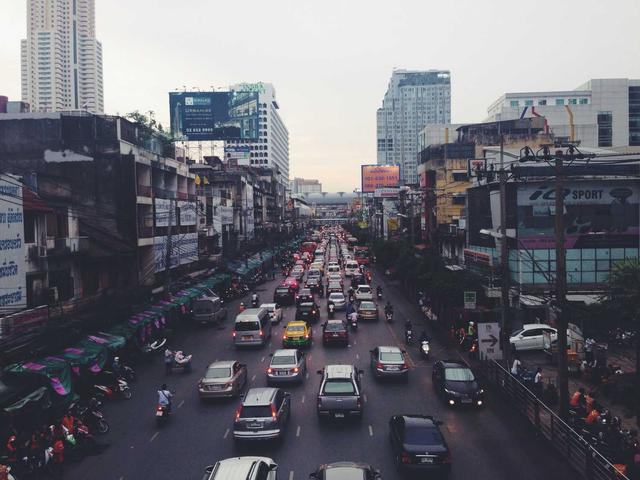
#> input picture 01_sift/images/input_image.jpg, 640 x 480 px
$ python sift_scale_factor_real.py
#> lines starting #> are read from the running program, lines starting #| are printed output that depends on the picture
"""
Generate Scale Factor visualization using REAL image and keypoints.
Shows octave resolution hierarchy and coordinate transformation.
"""

import numpy as np
from PIL import Image
import matplotlib.pyplot as plt
import matplotlib.patches as patches
from scipy.ndimage import gaussian_filter
import os

def load_image():
    """Load the input image."""
    img_path = '../images/input_image.jpg'
    if os.path.exists(img_path):
        return np.array(Image.open(img_path).convert('L'))
    raise FileNotFoundError("input_image.jpg not found")

def build_gaussian_pyramid(img, n_octaves=3, n_scales=4, sigma=1.6, k=np.sqrt(2)):
    """Build Gaussian scale-space pyramid."""
    pyramid = []
    current = img.astype(np.float64)

    for octave in range(n_octaves):
        octave_imgs = []
        for scale in range(n_scales):
            sig = sigma * (k ** scale)
            blurred = gaussian_filter(current, sigma=sig)
            octave_imgs.append(blurred)
        pyramid.append(octave_imgs)
        current = current[::2, ::2]

    return pyramid

def compute_dog(pyramid):
    """Compute Difference of Gaussians."""
    dog_pyramid = []
    for octave_imgs in pyramid:
        dog_octave = []
        for i in range(len(octave_imgs) - 1):
            dog = octave_imgs[i + 1] - octave_imgs[i]
            dog_octave.append(dog)
        dog_pyramid.append(dog_octave)
    return dog_pyramid

def detect_extrema_per_octave(dog_pyramid):
    """Detect scale-space extrema, return keypoints per octave."""
    keypoints_per_octave = [[], [], []]

    for octave_idx, dog_octave in enumerate(dog_pyramid):
        scale_factor = 2 ** octave_idx

        for scale_idx in range(1, len(dog_octave) - 1):
            prev_dog = dog_octave[scale_idx - 1]
            curr_dog = dog_octave[scale_idx]
            next_dog = dog_octave[scale_idx + 1]

            h, w = curr_dog.shape

            for y in range(1, h - 1):
                for x in range(1, w - 1):
                    val = curr_dog[y, x]

                    neighbors = []
                    for dy in [-1, 0, 1]:
                        for dx in [-1, 0, 1]:
                            neighbors.append(prev_dog[y + dy, x + dx])
                            if dy != 0 or dx != 0:
                                neighbors.append(curr_dog[y + dy, x + dx])
                            neighbors.append(next_dog[y + dy, x + dx])

                    if val > max(neighbors) or val < min(neighbors):
                        # Store local coordinates and original coordinates
                        keypoints_per_octave[octave_idx].append({
                            'local_x': x,
                            'local_y': y,
                            'orig_x': x * scale_factor,
                            'orig_y': y * scale_factor,
                            'octave': octave_idx,
                            'response': abs(val)
                        })

    return keypoints_per_octave

def plot_scale_factor_visualization(img, pyramid, keypoints_per_octave):
    """Create scale factor visualization with real image."""

    fig = plt.figure(figsize=(20, 16))

    # Main title
    fig.suptitle('SIFT Scale Factor: Octave Resolution & Coordinate Transformation',
                 fontsize=18, fontweight='bold', y=0.98)

    # Create grid layout
    gs = fig.add_gridspec(2, 2, hspace=0.3, wspace=0.25,
                          left=0.05, right=0.95, top=0.92, bottom=0.05)

    # Colors for octaves
    colors = ['#E74C3C', '#27AE60', '#3498DB']  # Red, Green, Blue
    octave_names = ['OCTAVE 0\n(Full Resolution)', 'OCTAVE 1\n(Half Resolution)', 'OCTAVE 2\n(Quarter Resolution)']

    # ============================================
    # TOP LEFT: Octave Resolution Hierarchy
    # ============================================
    ax1 = fig.add_subplot(gs[0, 0])
    ax1.set_xlim(0, 100)
    ax1.set_ylim(0, 100)
    ax1.set_aspect('equal')
    ax1.axis('off')
    ax1.set_title('Octave Resolution Hierarchy', fontsize=14, fontweight='bold', pad=10)

    h, w = img.shape

    # Octave 0 - Full
    rect0 = patches.FancyBboxPatch((5, 55), 40, 40, boxstyle="round,pad=0.02",
                                    facecolor=colors[0], edgecolor='black', linewidth=2, alpha=0.8)
    ax1.add_patch(rect0)
    ax1.text(25, 75, f'OCTAVE 0\n{w}×{h}\n(Full)', ha='center', va='center',
             fontsize=11, fontweight='bold', color='white')
    ax1.text(50, 75, 'Scale: ×1', ha='left', va='center', fontsize=11, fontweight='bold')

    # Arrow down
    ax1.annotate('', xy=(25, 52), xytext=(25, 55),
                arrowprops=dict(arrowstyle='->', color='black', lw=2))
    ax1.text(28, 53, '÷2', fontsize=10, fontweight='bold')

    # Octave 1 - Half
    rect1 = patches.FancyBboxPatch((15, 28), 30, 22, boxstyle="round,pad=0.02",
                                    facecolor=colors[1], edgecolor='black', linewidth=2, alpha=0.8)
    ax1.add_patch(rect1)
    ax1.text(30, 39, f'OCTAVE 1\n{w//2}×{h//2}', ha='center', va='center',
             fontsize=10, fontweight='bold', color='white')
    ax1.text(50, 39, 'Scale: ×2', ha='left', va='center', fontsize=11, fontweight='bold')

    # Arrow down
    ax1.annotate('', xy=(30, 25), xytext=(30, 28),
                arrowprops=dict(arrowstyle='->', color='black', lw=2))
    ax1.text(33, 26, '÷2', fontsize=10, fontweight='bold')

    # Octave 2 - Quarter
    rect2 = patches.FancyBboxPatch((22, 8), 20, 15, boxstyle="round,pad=0.02",
                                    facecolor=colors[2], edgecolor='black', linewidth=2, alpha=0.8)
    ax1.add_patch(rect2)
    ax1.text(32, 15, f'OCTAVE 2\n{w//4}×{h//4}', ha='center', va='center',
             fontsize=9, fontweight='bold', color='white')
    ax1.text(50, 15, 'Scale: ×4', ha='left', va='center', fontsize=11, fontweight='bold')

    # ============================================
    # TOP RIGHT: Coordinate Transformation (Real)
    # ============================================
    ax2 = fig.add_subplot(gs[0, 1])
    ax2.set_title('Coordinate Transformation to Original Image', fontsize=14, fontweight='bold', pad=10)

    # Show original image
    ax2.imshow(img, cmap='gray', alpha=0.5)

    # Pick 3 sample keypoints (one from each octave)
    sample_kps = []
    for oct_idx in range(3):
        if keypoints_per_octave[oct_idx]:
            # Find a keypoint in the middle region
            kps = keypoints_per_octave[oct_idx]
            best_kp = None
            for kp in kps:
                x, y = kp['orig_x'], kp['orig_y']
                if 100 < x < w - 100 and 100 < y < h - 100:
                    best_kp = kp
                    break
            if best_kp is None and kps:
                best_kp = kps[len(kps)//2]
            if best_kp:
                sample_kps.append(best_kp)

    # Draw keypoints with transformation arrows
    sizes = [8, 12, 18]
    for i, kp in enumerate(sample_kps):
        octave = kp['octave']
        local_x, local_y = kp['local_x'], kp['local_y']
        orig_x, orig_y = kp['orig_x'], kp['orig_y']
        scale_factor = 2 ** octave

        # Draw on original image
        circle = plt.Circle((orig_x, orig_y), sizes[octave],
                           color=colors[octave], fill=False, linewidth=3)
        ax2.add_patch(circle)
        ax2.plot(orig_x, orig_y, 'o', color=colors[octave], markersize=6)

        # Add label
        ax2.annotate(f'Oct {octave}: ({local_x},{local_y}) ×{scale_factor} → ({orig_x},{orig_y})',
                    xy=(orig_x, orig_y), xytext=(orig_x + 20, orig_y - 30),
                    fontsize=9, fontweight='bold', color=colors[octave],
                    bbox=dict(boxstyle='round', facecolor='white', alpha=0.8),
                    arrowprops=dict(arrowstyle='->', color=colors[octave], lw=1.5))

    ax2.set_xlim(0, w)
    ax2.set_ylim(h, 0)
    ax2.axis('off')

    # ============================================
    # BOTTOM LEFT: Scale Factor Table with Real Numbers
    # ============================================
    ax3 = fig.add_subplot(gs[1, 0])
    ax3.set_xlim(0, 100)
    ax3.set_ylim(0, 100)
    ax3.axis('off')
    ax3.set_title('Scale Factor Table (Real Image)', fontsize=14, fontweight='bold', pad=10)

    # Table header
    header_y = 90
    ax3.text(12, header_y, 'Octave', ha='center', va='center', fontsize=11, fontweight='bold')
    ax3.text(35, header_y, 'Resolution', ha='center', va='center', fontsize=11, fontweight='bold')
    ax3.text(58, header_y, 'Scale', ha='center', va='center', fontsize=11, fontweight='bold')
    ax3.text(82, header_y, 'Transform', ha='center', va='center', fontsize=11, fontweight='bold')

    # Header line
    ax3.axhline(y=85, xmin=0.02, xmax=0.98, color='black', linewidth=2)

    # Table rows
    rows = [
        ('0', f'{w} × {h}', '×1', '(x,y) → (x,y)'),
        ('1', f'{w//2} × {h//2}', '×2', '(x,y) → (2x,2y)'),
        ('2', f'{w//4} × {h//4}', '×4', '(x,y) → (4x,4y)'),
    ]

    for i, (oct, res, scale, transform) in enumerate(rows):
        y_pos = 72 - i * 22

        # Background
        rect = patches.FancyBboxPatch((2, y_pos - 8), 96, 18, boxstyle="round,pad=0.01",
                                       facecolor=colors[i], edgecolor='black', linewidth=1, alpha=0.3)
        ax3.add_patch(rect)

        ax3.text(12, y_pos, oct, ha='center', va='center', fontsize=12, fontweight='bold', color=colors[i])
        ax3.text(35, y_pos, res, ha='center', va='center', fontsize=10, fontweight='bold')
        ax3.text(58, y_pos, scale, ha='center', va='center', fontsize=11, fontweight='bold')
        ax3.text(82, y_pos, transform, ha='center', va='center', fontsize=10, fontweight='bold')

    # ============================================
    # BOTTOM RIGHT: Complete Keypoint Combination Flow
    # ============================================
    ax4 = fig.add_subplot(gs[1, 1])
    ax4.set_xlim(0, 100)
    ax4.set_ylim(0, 100)
    ax4.axis('off')
    ax4.set_title('Complete Keypoint Combination Flow', fontsize=14, fontweight='bold', pad=10)

    # Count keypoints per octave
    counts = [len(kps) for kps in keypoints_per_octave]

    # Octave boxes (left side)
    box_x = 5
    for i in range(3):
        y_pos = 75 - i * 28

        # Octave box
        rect = patches.FancyBboxPatch((box_x, y_pos - 8), 22, 18, boxstyle="round,pad=0.02",
                                       facecolor=colors[i], edgecolor='black', linewidth=2, alpha=0.8)
        ax4.add_patch(rect)
        ax4.text(box_x + 11, y_pos, f'Octave {i}\n{counts[i]} KPs',
                ha='center', va='center', fontsize=9, fontweight='bold', color='white')

        # Arrow to scaling
        ax4.annotate('', xy=(35, y_pos), xytext=(28, y_pos),
                    arrowprops=dict(arrowstyle='->', color='black', lw=2))

        # Scale factor box
        scale_factor = 2 ** i
        rect2 = patches.FancyBboxPatch((36, y_pos - 6), 14, 12, boxstyle="round,pad=0.02",
                                        facecolor='white', edgecolor=colors[i], linewidth=2)
        ax4.add_patch(rect2)
        ax4.text(43, y_pos, f'×{scale_factor}', ha='center', va='center',
                fontsize=11, fontweight='bold', color=colors[i])

        # Arrow to combine
        ax4.annotate('', xy=(58, y_pos), xytext=(51, y_pos),
                    arrowprops=dict(arrowstyle='->', color=colors[i], lw=2))

    # Combine box (right side)
    rect_combine = patches.FancyBboxPatch((60, 35), 30, 35, boxstyle="round,pad=0.02",
                                           facecolor='#9B59B6', edgecolor='black', linewidth=3, alpha=0.8)
    ax4.add_patch(rect_combine)
    ax4.text(75, 52, 'COMBINE\nAll Keypoints\non Original\nImage',
            ha='center', va='center', fontsize=10, fontweight='bold', color='white')

    # Total count
    total = sum(counts)
    rect_total = patches.FancyBboxPatch((55, 8), 40, 12, boxstyle="round,pad=0.02",
                                         facecolor='#F39C12', edgecolor='black', linewidth=2)
    ax4.add_patch(rect_total)
    ax4.text(75, 14, f'Total = {counts[0]} + {counts[1]} + {counts[2]} = {total}',
            ha='center', va='center', fontsize=10, fontweight='bold')

    # Arrow from combine to total
    ax4.annotate('', xy=(75, 21), xytext=(75, 34),
                arrowprops=dict(arrowstyle='->', color='black', lw=2))

    plt.savefig('../images/sift_scale_factor_real.png', dpi=150, bbox_inches='tight', facecolor='white')
    plt.close()
    print('Saved: sift_scale_factor_real.png')

def main():
    print("Loading image...")
    img = load_image()
#> in load_image, `return np.array(Image.open(img_path).convert('L'))`:
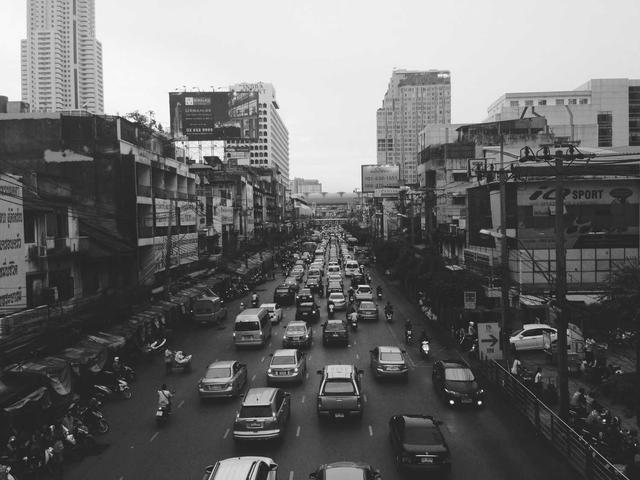
#> returned value: shape (480, 640); min 1, max 255, mean 106.6
    h, w = img.shape
#> h = 480; w = 640
    print(f"Image size: {w} × {h}")
#| Image size: 640 × 480

    print("Building Gaussian pyramid...")
    pyramid = build_gaussian_pyramid(img)
#> the loop in build_gaussian_pyramid, `for octave in range(n_octaves):` made 3 passes
#> pass 1, in build_gaussian_pyramid, `current = current[::2, ::2]`:
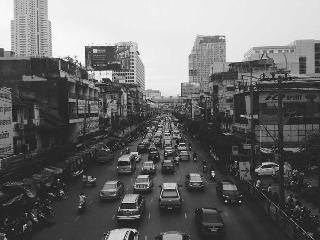
#> current: shape (240, 320) float64; min 1, max 255, mean 106.7
#> pass 2, in build_gaussian_pyramid, `current = current[::2, ::2]`:
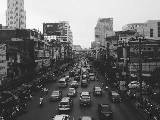
#> current: shape (120, 160) float64; min 13, max 255, mean 106.9
#> pass 3, in build_gaussian_pyramid, `current = current[::2, ::2]`:
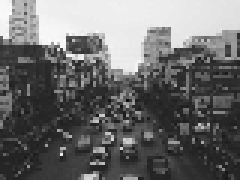
#> current: shape (60, 80) float64 (shown 3 times larger); min 13, max 255, mean 107.9
#> after the loop in build_gaussian_pyramid, `for octave in range(n_octaves):`: pyramid = 3 items
#> pyramid = 3 items

    print("Computing DoG...")
    dog_pyramid = compute_dog(pyramid)
#> the loop in compute_dog, `for octave_imgs in pyramid:` made 3 passes
#> dog_pyramid = 3 items

    print("Detecting keypoints per octave...")
    keypoints_per_octave = detect_extrema_per_octave(dog_pyramid)
#> the loop in detect_extrema_per_octave, `for octave_idx, dog_octave in enumerate(dog_pyramid):` made 3 passes
#> scale_factor on passes 1 to 3: 1, 2, 4
#> keypoints_per_octave = 3 items

    for i, kps in enumerate(keypoints_per_octave):
        print(f"  Octave {i}: {len(kps)} keypoints")
#> this loop made 3 passes
#|   Octave 0: 530 keypoints
#|   Octave 1: 125 keypoints
#|   Octave 2: 42 keypoints

    print("\nGenerating scale factor visualization...")
    plot_scale_factor_visualization(img, pyramid, keypoints_per_octave)
#> the loop in plot_scale_factor_visualization, `for i, kp in enumerate(sample_kps):` made 3 passes
#> (local_x, local_y, orig_x, orig_y, scale_factor) on passes 1 to 3: (189, 101, 189, 101, 1), (192, 56, 384, 112, 2), (40, 29, 160, 116, 4)
#> in plot_scale_factor_visualization, `counts = [len(kps) for kps in keypoints_per_octave]`: counts = [530, 125, 42]
#> in plot_scale_factor_visualization, `total = sum(counts)`: total = 697
#> in plot_scale_factor_visualization, `plt.savefig('../images/sift_scale_factor_real.png', dpi=150, bbox_inch..`:
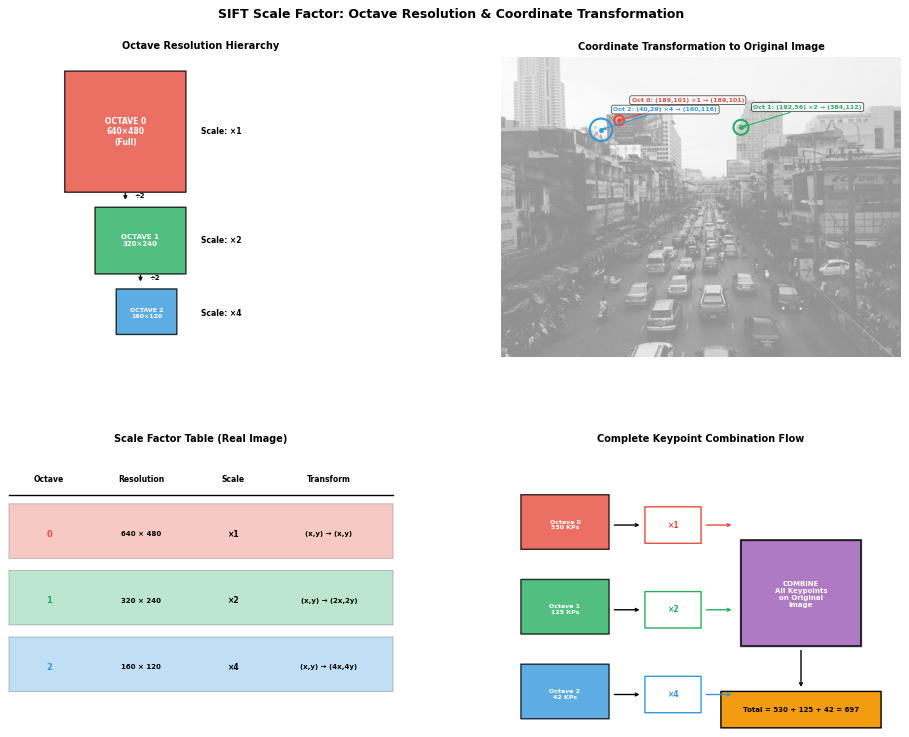
#> figure drawn by matplotlib, 4 panels

    print("\nDone!")

if __name__ == '__main__':
    main()
